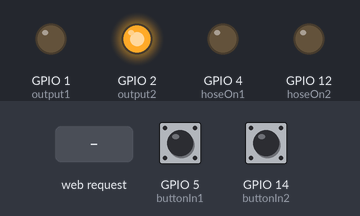
The sketch below on a simulated ESP8266 (NodeMCU). On the bench: output pins drawn as LEDs (lit = HIGH). Dashed ring = blinking. The inputs (shaded band) are chosen by the test bench; at power-on: GPIO 5 (buttonIn1) LOW, GPIO 14 (buttonIn2) LOW. WiFi joins after 1.5 s; servers stay silent unless stated; network time is answered at once with the bench clock; the local clock reads 2024-03-15 10:24:30 at power-on unless the sketch sets it; what the sketch prints to the serial monitor is not drawn.

Above: at 2.7 s.
2.8 s: GPIO 5 (buttonIn1) pulled HIGH for 0.15 s
At 4.2 s:
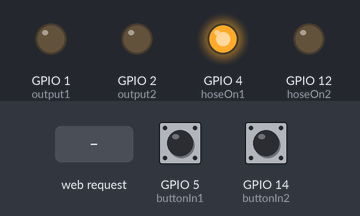
5.9 s: HTTP request GET /5/on received
At 7.3 s:
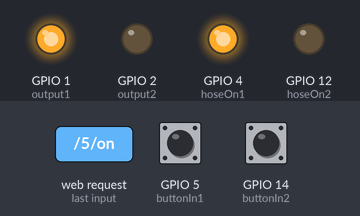
8.9 s: GPIO 14 (buttonIn2) pulled HIGH for 0.15 s
At 10.8 s:
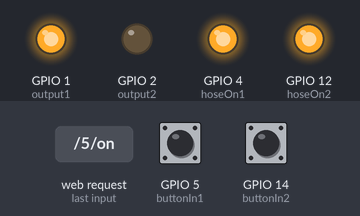
12.0 s: HTTP request GET /5/off received
At 12.4 s:
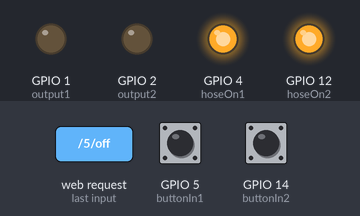
15.0 s: GPIO 5 (buttonIn1) pulled HIGH for 1 s
At 15.8 s:
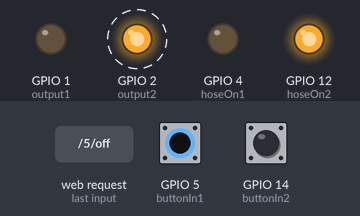
19.0 s: HTTP request GET /5/on received
At 19.8 s:
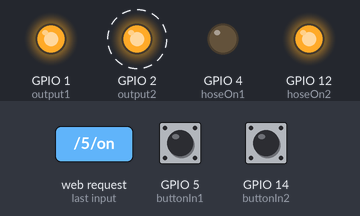
Timing chart, 0 to 23.0 s (numbered marks = the images above; inputs shaded):
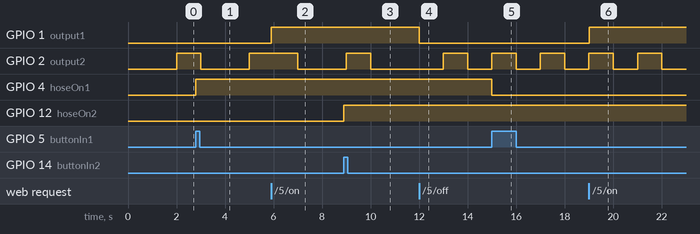

Measured:
- after the input at 2.8 s, GPIO 4 (hoseOn1): LOW → HIGH at once
- after the input at 5.9 s, GPIO 1 (output1): LOW → HIGH at once
- after the input at 8.9 s, GPIO 2 (output2): goes on until 10.0 s, then stays LOW; GPIO 12 (hoseOn2): LOW → HIGH at once
- after the input at 12.0 s, GPIO 1 (output1): HIGH → LOW at once
- after the input at 15.0 s, GPIO 4 (hoseOn1): HIGH → LOW at once
- after the input at 19.0 s, GPIO 1 (output1): LOW → HIGH at once

The sketch:

sprink_ntp_2x_Web.ino
```cpp
#include <NTPClient.h>
#include <ESP8266WiFi.h>
#include <WiFiUdp.h>

//Initialize user modifiable variables
int hoseOn1 = 4;        //GPIO4 is D2 on the board
int buttonIn1 = 5;      //GPIO5 is D1 on the board
int hoseOnHour1 = 6;
int hoseOnMinute1 = 0;
int hoseOn2 = 12;        //GPIO12 is D6 on the board
int buttonIn2 = 14;      //GPIO14 is D5 on the board
int hoseOnHour2 = 6;
int hoseOnMinute2 = 15;
long dwellMin = 15;
long debounce = 200;

//Initialize Networking
const char *ssid     = "Skynetwork";
const char *password = "Ri9Is9Lo3";
IPAddress local_IP(192, 168, 4, 220);
IPAddress subnet(255, 255, 252, 0);
IPAddress gateway(192, 168, 4, 1);
WiFiServer server(80);
String header;

// Auxiliar variables to store the current output state
String output1State = "off";
String output2State = "off";

// Assign output variables to GPIO pins
const int output1 = 1;
const int output2 = 2;

// Current time
unsigned long currentTime = millis();
// Previous time
unsigned long previousTime = 0;
// Define timeout time in milliseconds (example: 2000ms = 2s)
const long timeoutTime = 2000;

//Initialize non-user modifiable variables
bool test = false;
bool state = false;
bool autoStart1 = false;
bool autoStart2 = false;
long dwellMillis;
long clockUpdateTime;
long minMillis;
long hourMillis;
int hours;
int minutes;
String day;
unsigned long onTime1;
unsigned long onTime2;
unsigned long myTime;
char daysOfTheWeek[7][12] = {"Sunday", "Monday", "Tuesday", "Wednesday", "Thursday", "Friday", "Saturday"};

//Initialize constants
long millisPerSec = 1000;
long secPerMin = 60;
long minPerHour = 60;
unsigned long clockTimer = 0;
volatile unsigned long last_millis = 0;
const long utcOffsetInSeconds = -14400;

//Initialize objects
WiFiUDP ntpUDP;
NTPClient timeClient(ntpUDP, "pool.ntp.org", utcOffsetInSeconds);

//Declare functions
void getTime();
void hoseOn(int, unsigned long *);
void hoseOff(int);
void hoseToggle();

void setup(){

  //Set hardware
  pinMode(LED_BUILTIN, OUTPUT);
  pinMode(hoseOn1, OUTPUT);
  digitalWrite(hoseOn1, LOW);
  pinMode(buttonIn1, INPUT);
  pinMode(hoseOn2, OUTPUT);
  digitalWrite(hoseOn2, LOW);
  pinMode(buttonIn2, INPUT);
  // Initialize the output variables as outputs
  pinMode(output1, OUTPUT);
  pinMode(output2, OUTPUT);
  // Set outputs to LOW
  digitalWrite(output1, LOW);
  digitalWrite(output2, LOW);
  Serial.begin(115200);

  //Set interrupt for debouncing PB
  attachInterrupt(digitalPinToInterrupt(buttonIn1), debounceButt1, RISING);
  attachInterrupt(digitalPinToInterrupt(buttonIn2), debounceButt2, RISING);

  //Calculate program constants
  dwellMillis = millisPerSec*secPerMin*dwellMin;
  minMillis = millisPerSec*secPerMin;
  hourMillis = millisPerSec*secPerMin*minPerHour;
  clockUpdateTime = millisPerSec*secPerMin;

  // Configures static IP address
  if (!WiFi.config(local_IP, gateway, subnet)) {
    Serial.println("STA Failed to configure");
  }

  //Initialize wi-fi
  WiFi.begin(ssid, password);

  while (WiFi.status() != WL_CONNECTED ) {
    delay (500);
    Serial.print (".");
  }

  // Print local IP address and start web server
  Serial.println("");
  Serial.println("WiFi connected.");
  Serial.println("IP address: ");
  Serial.println(WiFi.localIP());
  server.begin();

  //Initialize time values
  timeClient.begin();
  getTime();
}

void loop() {

  WiFiClient client = server.available();   // Listen for incoming clients

  if (client) {                             // If a new client connects,
    Serial.println("New Client.");          // print a message out in the serial port
    String currentLine = "";                // make a String to hold incoming data from the client
    currentTime = millis();
    previousTime = currentTime;
    while (client.connected() && currentTime - previousTime <= timeoutTime) { // loop while the client's connected
      currentTime = millis();
      if (client.available()) {             // if there's bytes to read from the client,
        char c = client.read();             // read a byte, then
        Serial.write(c);                    // print it out the serial monitor
        header += c;
        if (c == '\n') {                    // if the byte is a newline character
          // if the current line is blank, you got two newline characters in a row.
          // that's the end of the client HTTP request, so send a response:
          if (currentLine.length() == 0) {
            // HTTP headers always start with a response code (e.g. HTTP/1.1 200 OK)
            // and a content-type so the client knows what's coming, then a blank line:
            client.println("HTTP/1.1 200 OK");
            client.println("Content-type:text/html");
            client.println("Connection: close");
            client.println();

            // turns the GPIOs on and off
            if (header.indexOf("GET /5/on") >= 0) {
              Serial.println("GPIO 5 on");
              output1State = "on";
              digitalWrite(output1, HIGH);
            } else if (header.indexOf("GET /5/off") >= 0) {
              Serial.println("GPIO 5 off");
              output1State = "off";
              digitalWrite(output1, LOW);
            } else if (header.indexOf("GET /4/on") >= 0) {
              Serial.println("GPIO 4 on");
              output2State = "on";
              digitalWrite(output2, HIGH);
            } else if (header.indexOf("GET /4/off") >= 0) {
              Serial.println("GPIO 4 off");
              output2State = "off";
              digitalWrite(output2, LOW);
            }

            // Display the HTML web page
            client.println("<!DOCTYPE html><html>");
            client.println("<head><meta name=\"viewport\" content=\"width=device-width, initial-scale=1\">");
            client.println("<link rel=\"icon\" href=\"data:,\">");
            // CSS to style the on/off buttons
            // Feel free to change the background-color and font-size attributes to fit your preferences
            client.println("<style>html { font-family: Helvetica; display: inline-block; margin: 0px auto; text-align: center;}");
            client.println(".button { background-color: #195B6A; border: none; color: white; padding: 16px 40px;");
            client.println("text-decoration: none; font-size: 30px; margin: 2px; cursor: pointer;}");
            client.println(".button2 {background-color: #77878A;}</style></head>");

            // Web Page Heading
            client.println("<body><h1>ESP8266 Web Server</h1>");

            // Display current state, and ON/OFF buttons for GPIO 5
            client.println("<p>GPIO 5 - State " + output1State + "</p>");
            // If the output1State is off, it displays the ON button
            if (output1State=="off") {
              client.println("<p><a href=\"/5/on\"><button class=\"button\">ON</button></a></p>");
            } else {
              client.println("<p><a href=\"/5/off\"><button class=\"button button2\">OFF</button></a></p>");
            }

            // Display current state, and ON/OFF buttons for GPIO 4
            client.println("<p>GPIO 4 - State " + output2State + "</p>");
            // If the output2State is off, it displays the ON button
            if (output2State=="off") {
              client.println("<p><a href=\"/4/on\"><button class=\"button\">ON</button></a></p>");
            } else {
              client.println("<p><a href=\"/4/off\"><button class=\"button button2\">OFF</button></a></p>");
            }
            client.println("</body></html>");

            // The HTTP response ends with another blank line
            client.println();
            // Break out of the while loop
            break;
          } else { // if you got a newline, then clear currentLine
            currentLine = "";
          }
        } else if (c != '\r') {  // if you got anything else but a carriage return character,
          currentLine += c;      // add it to the end of the currentLine
        }
      }
    }
    // Clear the header variable
    header = "";
    // Close the connection
    client.stop();
    Serial.println("Client disconnected.");
    Serial.println("");
  }

  //Update time as per specified period
  if (millis()- clockTimer >= clockUpdateTime)
    getTime();

  //Get 1 second value
  myTime = millis()%1000;

  //Set variable false if not exactly 1 second
  if (myTime != 0 ){
    test = false;
  }

  //If exactly 1 second has passed, toggle onboard LED and display runtime
  if (myTime == 0 && !test){
    test = true;
    state=!state;
    digitalWrite(LED_BUILTIN, state);

    if (digitalRead(hoseOn1)){

      Serial.print("Sprinkler1 on time is ");
      Serial.print((millis()- onTime1)/(millisPerSec*secPerMin));
      Serial.print(" minute(s) and ");
      Serial.print((millis()- onTime1)%(millisPerSec*secPerMin)/millisPerSec);
      Serial.println(" second(s)");
    }

    if (digitalRead(hoseOn2)){

      Serial.print("Sprinkler2 on time is ");
      Serial.print((millis()- onTime2)/(millisPerSec*secPerMin));
      Serial.print(" minute(s) and ");
      Serial.print((millis()- onTime2)%(millisPerSec*secPerMin)/millisPerSec);
      Serial.println(" second(s)");
    }
  }

  //Set hose on if current time matches requested time
  if (hours == hoseOnHour1 && minutes == hoseOnMinute1 && !autoStart1){
    autoStart1 = true;
    hoseOn(hoseOn1, &onTime1);
  }

  //Turn hose off after 15 minutes regardless of requested start source
  if (millis() - onTime1 >= dwellMillis && digitalRead(hoseOn1)){
    autoStart1 = false;
    hoseOff(hoseOn1);
  }

  //Set hose on if current time matches requested time
  if (hours == hoseOnHour2 && minutes == hoseOnMinute2 && !autoStart2){
    autoStart2 = true;
    hoseOn(hoseOn2, &onTime2);
  }

  //Turn hose off after 15 minutes regardless of requested start source
  if (millis() - onTime2 >= dwellMillis && digitalRead(hoseOn2)){
    autoStart2 = false;
    hoseOff(hoseOn2);
  }

}

void getTime(){ //Function to perform time maintenance

  timeClient.update();
  clockTimer = millis();
  day = daysOfTheWeek[timeClient.getDay()];
  hours = timeClient.getHours();
  minutes = timeClient.getMinutes();

  return;
}

void hoseOn(int relay, unsigned long *timeT){ //Function to turn hose ON, initialize start time, and write out ON! message

  digitalWrite(relay, HIGH);
  Serial.write("ON!\n");
  *timeT = millis();

  return;

}

void hoseOff(int relay){ //Function to turn hose OFF and write out OFF! message

  digitalWrite(relay, LOW);
  Serial.write("OFF!\n");

  return;

}

void hoseToggle(int relay, unsigned long *timeT){ //Function called by button debounce to toggle current state of hose

  if (!digitalRead(relay))
    hoseOn(relay, timeT);

  else
    hoseOff(relay);

  return;

}

ICACHE_RAM_ATTR void debounceButt1(){ //Debounce function called as ISR by interrupt attached to PB

  if((long)(millis() - last_millis) >= debounce) {
    hoseToggle(hoseOn1, &onTime1);
    last_millis = millis();
  }

}

ICACHE_RAM_ATTR void debounceButt2(){ //Debounce function called as ISR by interrupt attached to PB

  if((long)(millis() - last_millis) >= debounce) {
    hoseToggle(hoseOn2, &onTime2);
    last_millis = millis();
  }

}
```
